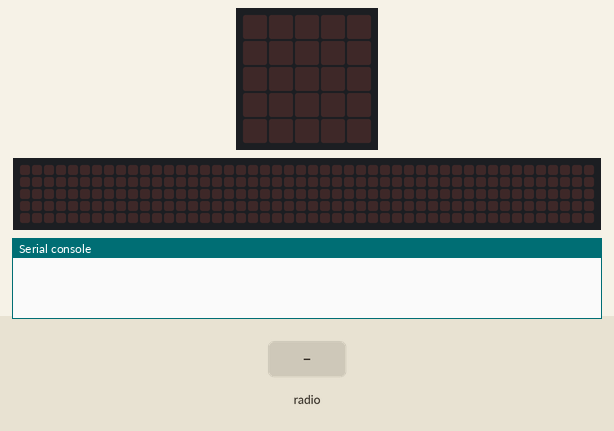
Simulated run of this program. Board: BBC micro:bit running MicroPython. Shown: the board's 5×5 LED display, a strip that is not on the board, showing the scrolling text unrolled, the last lines printed to the serial console. Inputs (shaded band) come from the test bench. The 48×5 strip is a reading aid, not a part: it shows the text the display is scrolling, unrolled, one strip-width of it at a time.

Above: at 1.2 s.
1.3 s: radio message "0" arrives
At 1.37 s:
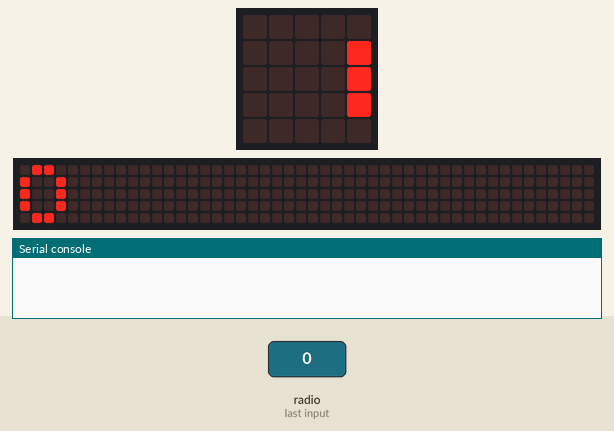
4.3 s: radio message "1" arrives
At 4.37 s:
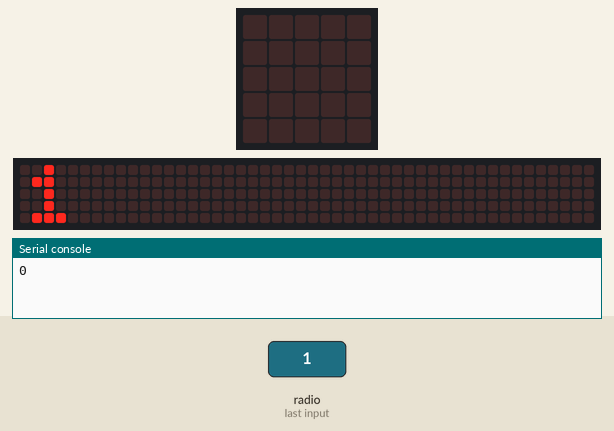
7.3 s: radio message "50" arrives
At 7.37 s:
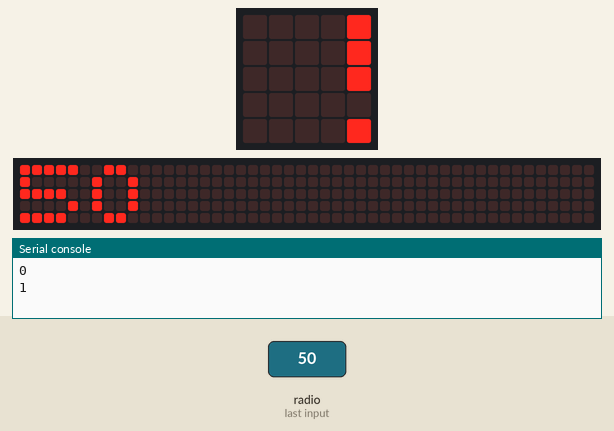
Timing chart, 0 to 10.3 s (numbered marks = the images above; inputs shaded):
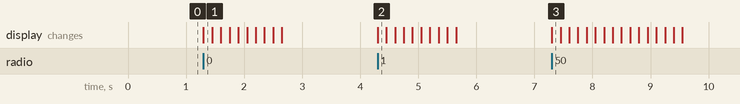

Measured:
- after the input at 1.3 s, the display: changes at once (image 1)
- after the input at 4.3 s, the display: changes at once (image 2)
- after the input at 7.3 s, the display: changes at once (image 3)

The program:

scanner.py
```python
from microbit import *
import radio

# Radio configuration
radio.on()

# Constants
PAIR_DELIMITER = ","

# Gloobal variables
new_group = 0

# Function to handle receiving messages
def receive_messages():
    global new_group
    while True:
        received_data = radio.receive()

        if received_data is not None:
            if new_group == 0:
                data_list = received_data.split(PAIR_DELIMITER)
                new_group = int(data_list[0])
                radio.config(group=new_group)
            display.scroll(received_data)
            print(received_data)


# Main function
def main():
    while True:
        # Start receiving messages
        receive_messages()


# Call the main function if the script is run directly
if __name__ == "__main__":
    main()
```
